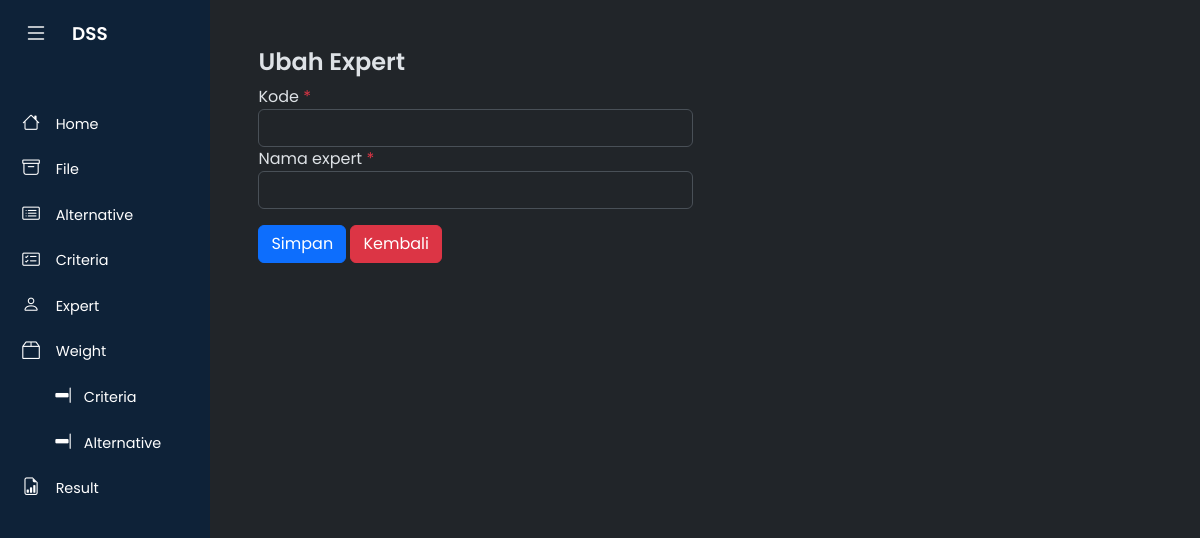
Page /?m=experts_ubah&ID=E2&periode=2024-11-14 on the earlier database version.
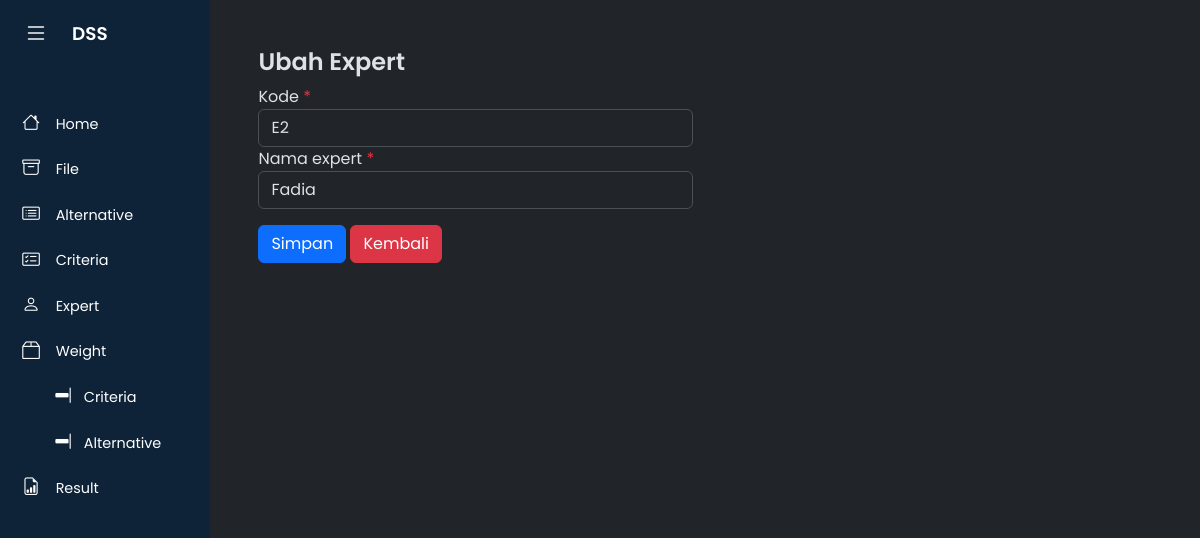
Same page on the later database version.
### tables this page shows
CREATE TABLE `tb_experts` (
  `kode_expert` varchar(16) NOT NULL,
  `tanggal` date NOT NULL,
  `nama_expert` varchar(256) NOT NULL
);

### config.php (called while the page is built)
<?php
$config["server"] = 'localhost';
$config["username"] = 'root';
$config["password"] = '';
$config["database_name"] = 'dbfahpvik';
?>

### functions.php (called while the page is built, shortened)
<?php
include 'config.php';
include 'includes/db.php';
$db = new DB($config['server'], $config['username'], $config['password'], $config['database_name']);
function _get($key, $val = null)
{
    if (isset($_GET[$key]))
        return $_GET[$key];
    else
        return $val;
}

### includes/db.php (called while the page is built, shortened)
<?php
class DB
{
    var $conn = null;
    public function __construct($host, $username, $passwd, $dbname)
    {
        $this->conn = mysqli_connect($host, $username, $passwd, $dbname);
    }
    public function query($sql)
    {
        $query = mysqli_query($this->conn, $sql) or die('<pre>Error mysqli_query: ' . mysqli_error($this->conn) . '<br />' . $sql . '</pre>');
        return $query;
    }
    public function get_row($sql)
    {
        $query = $this->query($sql);
        return mysqli_fetch_object($query);
    }
}

### experts_ubah.php (the view, shortened to what this page needs)
<?php
$row = $db->get_row("SELECT * FROM tb_experts WHERE kode_expert='$_GET[ID]'");
?>
<div class="page-header">
    <h1>Ubah Expert</h1>
</div>
<div class="row">
    <div class="col-sm-6">
        <form method="post">
            <div class="form-group">
                <label>Kode <span class="text-danger">*</span></label>
                <input class="form-control" type="text" name="kode_expert" readonly="readonly" value="<?= $row->kode_expert ?>" />
            </div>
            <div class="form-group">
                <label>Nama expert <span class="text-danger">*</span></label>
                <input class="form-control" type="text" name="nama_expert" value="<?= $row->nama_expert ?>" />
            </div>
            <div class="form-group mt-3">
                <button class="btn btn-primary"><span class="glyphicon glyphicon-save"></span> Simpan</button>
                <a class="btn btn-danger" href="?m=experts&periode=<?= _get('periode')?>"><span class="glyphicon glyphicon-arrow-left"></span> Kembali</a>
            </div>
        </form>
    </div>
</div>

Differences in the rows shown:
added tb_experts: kode_expert "E2", nama_expert "Fadia"
